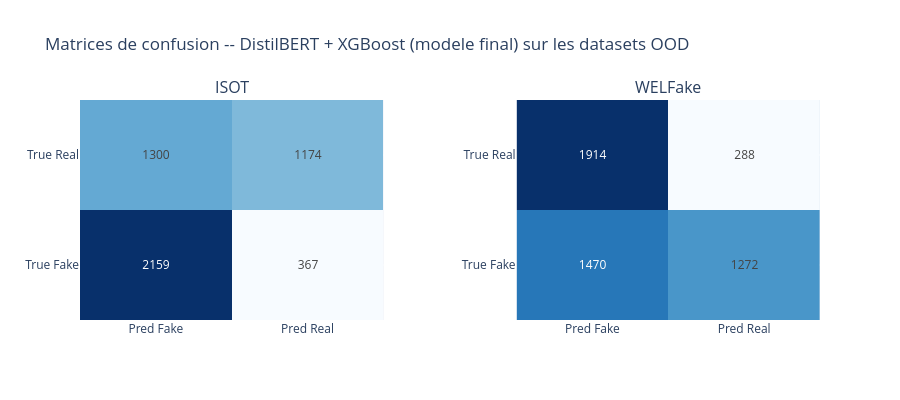

The notebook cell this image was saved under:
### Markdown cell above
## 5. Analyse des erreurs cross-domain

On observe la matrice de confusion par dataset pour comprendre **comment** le modele se trompe.

### Code cell
# Matrice de confusion par dataset (modele final : DistilBERT + XGBoost)
n_ds = len(DATASETS)
fig = make_subplots(
    rows=1, cols=n_ds,
    subplot_titles=list(DATASETS.keys()),
    horizontal_spacing=0.18,
)

for col, (ds_name, df) in enumerate(DATASETS.items(), start=1):
    y_true = df["label_binary"].values
    if HAS_XGB:
        emb = extract_mean_embeddings(df["text"].tolist(), tokenizer_db, model_db, device)
        meta = build_default_meta(df["text"].tolist(), meta_bundle)
        y_pred = xgb_model.predict(np.hstack([emb, meta]))
    else:
        y_pred = baseline_model.predict(df["text"].tolist())
    cm = confusion_matrix(y_true, y_pred)

    fig.add_trace(
        go.Heatmap(
            z=cm,
            x=["Pred Fake", "Pred Real"],
            y=["True Fake", "True Real"],
            text=cm, texttemplate="%{text}",
            colorscale="Blues", showscale=False,
        ),
        row=1, col=col,
    )

fig.update_layout(
    title="Matrices de confusion -- DistilBERT + XGBoost (modele final) sur les datasets OOD",
    height=400,
)
fig.show()

### Figure 1 — Plotly figure (JSON) as saved in the notebook; plotly's stock layout.template omitted (floating-point values rounded to 4 significant figures)
{"data": [{"colorscale": [[0, "rgb(247,251,255)"], [0.125, "rgb(222,235,247)"], [0.25, "rgb(198,219,239)"], [0.375, "rgb(158,202,225)"], [0.5, "rgb(107,174,214)"], [0.625, "rgb(66,146,198)"], [0.75, "rgb(33,113,181)"], [0.875, "rgb(8,81,156)"], [1, "rgb(8,48,107)"]], "showscale": false, "text": [[2159, 367], [1300, 1174]], "texttemplate": "%{text}", "type": "heatmap", "x": ["Pred Fake", "Pred Real"], "xaxis": "x", "y": ["True Fake", "True Real"], "yaxis": "y", "z": [[2159, 367], [1300, 1174]]}, {"colorscale": [[0, "rgb(247,251,255)"], [0.125, "rgb(222,235,247)"], [0.25, "rgb(198,219,239)"], [0.375, "rgb(158,202,225)"], [0.5, "rgb(107,174,214)"], [0.625, "rgb(66,146,198)"], [0.75, "rgb(33,113,181)"], [0.875, "rgb(8,81,156)"], [1, "rgb(8,48,107)"]], "showscale": false, "text": [[1470, 1272], [1914, 288]], "texttemplate": "%{text}", "type": "heatmap", "x": ["Pred Fake", "Pred Real"], "xaxis": "x2", "y": ["True Fake", "True Real"], "yaxis": "y2", "z": [[1470, 1272], [1914, 288]]}], "layout": {"annotations": [{"font": {"size": 16}, "showarrow": false, "text": "ISOT", "x": 0.205, "xanchor": "center", "xref": "paper", "y": 1, "yanchor": "bottom", "yref": "paper"}, {"font": {"size": 16}, "showarrow": false, "text": "WELFake", "x": 0.795, "xanchor": "center", "xref": "paper", "y": 1, "yanchor": "bottom", "yref": "paper"}], "height": 400, "title": {"text": "Matrices de confusion -- DistilBERT + XGBoost (modele final) sur les datasets OOD"}, "xaxis": {"anchor": "y", "domain": [0, 0.41]}, "xaxis2": {"anchor": "y2", "domain": [0.59, 1]}, "yaxis": {"anchor": "x", "domain": [0, 1]}, "yaxis2": {"anchor": "x2", "domain": [0, 1]}}}
